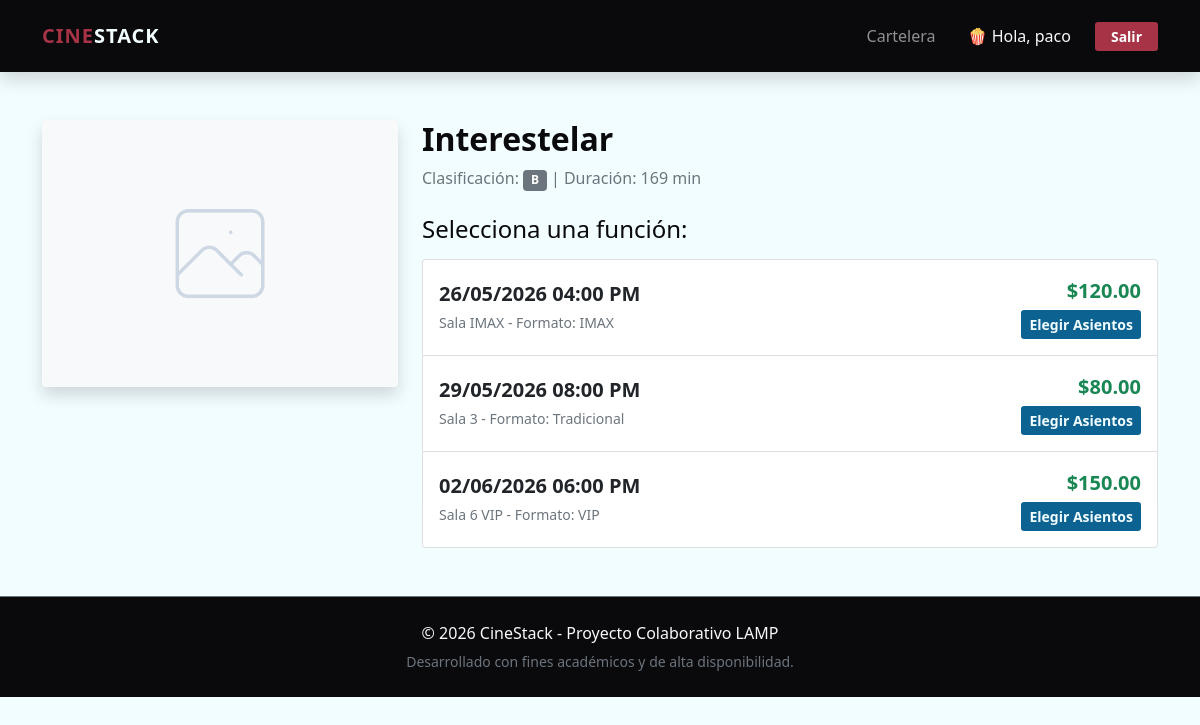
The page /comprar.php?pelicula_id=1 (signed in) on the database its author committed.
### tables this page shows
CREATE TABLE `peliculas` (
  `id` int NOT NULL AUTO_INCREMENT,
  `titulo` varchar(150) NOT NULL,
  `sinopsis` text,
  `duracion` int DEFAULT NULL COMMENT 'Duración en minutos',
  `clasificacion` varchar(10) DEFAULT NULL,
  `genero` varchar(50) DEFAULT NULL,
  `poster_url` varchar(255) DEFAULT NULL COMMENT 'Imagen vertical para la cuadrícula',
  `banner_url` varchar(255) DEFAULT NULL COMMENT 'Imagen horizontal para el carrusel',
  `estado` enum('cartelera','proximamente') DEFAULT 'cartelera',
  PRIMARY KEY (`id`)
);

CREATE TABLE `funciones` (
  `id` int NOT NULL AUTO_INCREMENT,
  `pelicula_id` int NOT NULL,
  `sala_id` int NOT NULL,
  `fecha_hora` datetime NOT NULL,
  `precio` decimal(10,2) NOT NULL,
  PRIMARY KEY (`id`),
  KEY `pelicula_id` (`pelicula_id`),
  KEY `sala_id` (`sala_id`),
  CONSTRAINT `funciones_ibfk_1` FOREIGN KEY (`pelicula_id`) REFERENCES `peliculas` (`id`) ON DELETE CASCADE,
  CONSTRAINT `funciones_ibfk_2` FOREIGN KEY (`sala_id`) REFERENCES `salas` (`id`) ON DELETE CASCADE
);

CREATE TABLE `salas` (
  `id` int NOT NULL AUTO_INCREMENT,
  `nombre` varchar(50) NOT NULL,
  `capacidad` int NOT NULL,
  `tipo` enum('Tradicional','VIP','3D','IMAX') DEFAULT 'Tradicional',
  PRIMARY KEY (`id`)
);

### src/comprar.php (the view, shortened to what this page needs)
<?php
require_once 'db.php';
$pelicula_id = $_GET['pelicula_id'] ?? null;
$funcion_id = $_GET['funcion_id'] ?? null;
$vista_actual = $funcion_id ? 'asientos' : 'horarios';
if ($vista_actual === 'horarios') {
    $stmtPeli = $pdo->prepare("SELECT titulo, poster_url, clasificacion, duracion FROM peliculas WHERE id = ?");
    $stmtPeli->execute([$pelicula_id]);
    $pelicula = $stmtPeli->fetch();
    $stmtFunciones = $pdo->prepare("
        SELECT f.id, f.fecha_hora, f.precio, s.nombre AS sala, s.tipo AS tipo_sala
        FROM funciones f
        JOIN salas s ON f.sala_id = s.id
        WHERE f.pelicula_id = ? AND f.fecha_hora > NOW()
        ORDER BY f.fecha_hora ASC
    ");
    $stmtFunciones->execute([$pelicula_id]);
    $funciones = $stmtFunciones->fetchAll();
}
include 'includes/header.php';
?>
<div class="container my-5">
    <?php if ($vista_actual === 'horarios'): ?>
        <div class="row">
            <div class="col-md-4 mb-4">
                <img src="<?= htmlspecialchars($pelicula['poster_url']) ?>" class="img-fluid rounded shadow" alt="Poster" onerror="this.src='img/posters/placeholder_vertical.jpg'">
            </div>
            <div class="col-md-8">
                <h2 class="fw-bold" style="color: var(--onyx);"><?= htmlspecialchars($pelicula['titulo']) ?></h2>
                <p class="text-muted mb-4">
                    Clasificación: <span class="badge bg-secondary"><?= htmlspecialchars($pelicula['clasificacion']) ?></span> |
                    Duración: <?= $pelicula['duracion'] ?> min
                </p>
                <h4 class="mb-3">Selecciona una función:</h4>
                <div class="list-group">
                    <?php if (empty($funciones)): ?>
                        <div class="alert alert-warning">No hay funciones programadas próximamente para esta película.</div>
                    <?php else: ?>
                        <?php foreach ($funciones as $f):
                            $fecha_formateada = date('d/m/Y h:i A', strtotime($f['fecha_hora']));
                        ?>
                            <a href="comprar.php?funcion_id=<?= $f['id'] ?>" class="list-group-item list-group-item-action d-flex justify-content-between align-items-center p-3">
                                <div>
                                    <h5 class="mb-1 fw-bold text-dark"><?= $fecha_formateada ?></h5>
                                    <small class="text-muted"><?= htmlspecialchars($f['sala']) ?> - Formato: <?= htmlspecialchars($f['tipo_sala']) ?></small>
                                </div>
                                <div class="text-end">
                                    <span class="d-block fw-bold text-success fs-5">$<?= number_format($f['precio'], 2) ?></span>
                                    <button class="btn btn-sm btn-baltic mt-1">Elegir Asientos</button>
                                </div>
                            </a>
                        <?php endforeach; ?>
                    <?php endif; ?>
                </div>
            </div>
        </div>
    <?php endif; ?>
</div>
<?php include 'includes/footer.php'; ?>

### src/css/custom.css (style rules this page uses)
:root { --cherry-rose: #A63446; --onyx: #0A090C; --baltic-blue: #0C6291; --pale-sky: #BFDBF7; --azure-mist: #F2FDFF; }
body { background-color: var(--azure-mist); color: var(--onyx); font-family: 'Segoe UI', system-ui, -apple-system, sans-serif; }
.btn-baltic { background-color: var(--baltic-blue); color: var(--azure-mist); font-weight: 600; border: none; }

### rows shown on the page
peliculas: titulo "Interestelar", clasificacion "B", duracion "169"
funciones: fecha_hora "26/05/2026 04:00 PM", sala.nombre "Sala IMAX", sala.tipo "IMAX", precio "120.00"
funciones: fecha_hora "29/05/2026 08:00 PM", sala.nombre "Sala 3", sala.tipo "Tradicional", precio "80.00"
funciones: fecha_hora "02/06/2026 06:00 PM", sala.nombre "Sala 6 VIP", sala.tipo "VIP", precio "150.00"

### other values the page prints
$_SESSION['usuario_nombre'] "paco"
